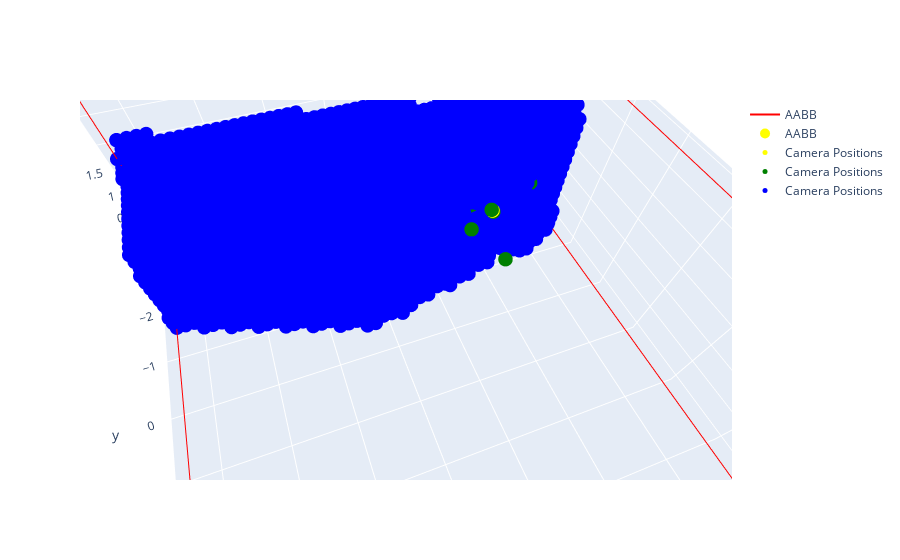

The notebook cell this image was saved under:
### Code cell
f = draw_aabb(aabb[:3],aabb[3:])
f = draw_cam(f,[target_c2w[:3,3]],color='yellow')
f = draw_cam(f,[cam[:3,3] for cam in dataset.c2ws[cams]],color='green')
f = draw_cam(f,pts)
f.show()

### Figure 1 — Plotly figure (JSON) as saved in the notebook; plotly's stock layout.template omitted (floating-point values rounded to 4 significant figures; data arrays with more than 128 entries replaced by an {"elided": "..."} marker saying what was removed)
{"data": [{"line": {"color": "red"}, "mode": "lines", "name": "AABB", "type": "scatter3d", "x": [-3.636, 3.405, 3.405, -3.636, -3.636, -3.636, 3.405, 3.405, -3.636, -3.636, -3.636, 3.405, 3.405, 3.405, -3.636, -3.636], "y": [-3.612, -3.612, 3.637, 3.637, -3.612, -3.612, -3.612, 3.637, 3.637, 3.637, -3.612, -3.612, -3.612, 3.637, 3.637, 3.637], "z": [-0.06493, -0.06493, -0.06493, -0.06493, -0.06493, 2.96, 2.96, 2.96, 2.96, 2.96, 2.96, 2.96, -0.06493, -0.06493, 2.96, 2.96]}, {"marker": {"color": "yellow", "size": 10}, "mode": "markers", "name": "AABB", "type": "scatter3d", "x": [-3.636, 3.405], "y": [-3.612, 3.637], "z": [-0.06493, 2.96]}, {"marker": {"color": "yellow", "size": 5}, "mode": "markers", "name": "Camera Positions", "type": "scatter3d", "x": [-1.791], "y": [-0.814], "z": [1.605]}, {"marker": {"color": "green", "size": 5}, "mode": "markers", "name": "Camera Positions", "type": "scatter3d", "x": [-1.799, -1.781, -1.801, -1.644, -1.895, -1.59, -2.745, -1.418], "y": [-0.8049, -0.8257, -0.8009, -0.0222, -0.9836, -1.031, -1.318, -0.7058], "z": [1.601, 1.613, 1.589, 1.433, 1.466, 1.329, 1.429, 1.438]}, {"marker": {"color": "blue", "size": 5}, "mode": "markers", "name": "Camera Positions", "type": "scatter3d", "visible": true, "x": {"elided": "11281 float values"}, "y": {"elided": "11281 float values"}, "z": {"elided": "11281 float values"}}], "layout": {"autosize": true, "scene": {"aspectmode": "data", "aspectratio": {"x": 1.312, "y": 1.351, "z": 0.5639}, "camera": {"center": {"x": 0, "y": 0, "z": 0}, "eye": {"x": 0.21, "y": 0.5854, "z": 0.9082}, "projection": {"type": "perspective"}, "up": {"x": 0, "y": 0, "z": 1}}}}}
